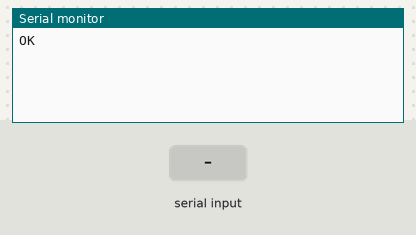
Recording of a sketch running on a simulated Arduino Mega 2560, built with avr-gcc and run on an emulated ATmega2560. Shown: the last lines printed to the serial monitor. The test bench sets the inputs (shaded band). The modem accepts every AT command (registered, SIM ready, sends succeed) and sends nothing else.

Above: at 4.2 s.
4.3 s: "1" received over the second serial link
At 5.5 s:
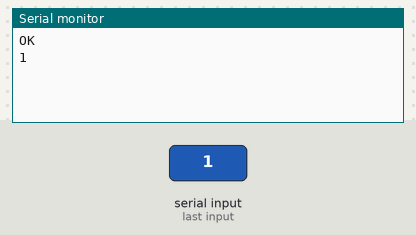
5.8 s: "0" received over the second serial link
At 6.9 s:
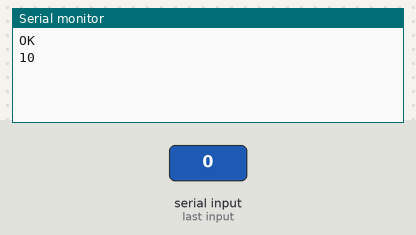

The sketch:

wifi-setup.ino
```cpp
void setup() {
  // Serial is for communication between computer and board.
  // Serial1 is for communication between board and wifi module.
  Serial.begin(74880); // 74880
  Serial1.begin(115200);
  delay(1000);
  Serial1.print("AT+UART_CUR=74880,8,1,0,0\r\n");
  delay(2000);
  Serial1.begin(74880);
}

void loop() {
  if(Serial1.available() > 0){
    Serial.write(Serial1.read());
  }
  if(Serial.available() > 0){
    Serial1.write(Serial.read());
  }
}

// AT -> OK
// AT+CWMODE=1 -> OK
// AT+CWLAP -> find ssid
// AT+CWJAP="ssid","pwd"
// AT+CIFSR -> ensure valid IP
```

Measured:
- after the input at 4.3 s, the serial monitor: prints a new line at once (image 1)
- after the input at 5.8 s, the serial monitor: prints a new line at once (image 2)
